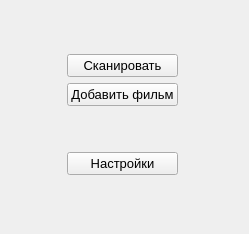
<?xml version="1.0" encoding="UTF-8"?>
<ui version="4.0">
 <class>MainWindow</class>
 <widget class="QMainWindow" name="MainWindow">
  <property name="geometry">
   <rect>
    <x>0</x>
    <y>0</y>
    <width>249</width>
    <height>234</height>
   </rect>
  </property>
  <property name="font">
   <font>
    <pointsize>10</pointsize>
   </font>
  </property>
  <property name="windowTitle">
   <string>Napi</string>
  </property>
  <property name="windowIcon">
   <iconset>
    <normaloff>icon.jpeg</normaloff>icon.jpeg</iconset>
  </property>
  <widget class="QWidget" name="centralWidget">
   <property name="sizePolicy">
    <sizepolicy hsizetype="Ignored" vsizetype="Ignored">
     <horstretch>0</horstretch>
     <verstretch>0</verstretch>
    </sizepolicy>
   </property>
   <property name="minimumSize">
    <size>
     <width>249</width>
     <height>234</height>
    </size>
   </property>
   <property name="maximumSize">
    <size>
     <width>249</width>
     <height>234</height>
    </size>
   </property>
   <widget class="QWidget" name="layoutWidget">
    <property name="geometry">
     <rect>
      <x>0</x>
      <y>0</y>
      <width>245</width>
      <height>228</height>
     </rect>
    </property>
    <layout class="QVBoxLayout" name="verticalLayout">
     <item>
      <spacer name="verticalSpacer_3">
       <property name="orientation">
        <enum>Qt::Vertical</enum>
       </property>
       <property name="sizeHint" stdset="0">
        <size>
         <width>20</width>
         <height>40</height>
        </size>
       </property>
      </spacer>
     </item>
     <item>
      <layout class="QHBoxLayout" name="horizontalLayout">
       <item>
        <spacer name="horizontalSpacer">
         <property name="orientation">
          <enum>Qt::Horizontal</enum>
         </property>
         <property name="sizeHint" stdset="0">
          <size>
           <width>40</width>
           <height>20</height>
          </size>
         </property>
        </spacer>
       </item>
       <item>
        <layout class="QGridLayout" name="gridLayout">
         <item row="0" column="0">
          <widget class="QPushButton" name="scan_button">
           <property name="text">
            <string>Сканировать</string>
           </property>
          </widget>
         </item>
         <item row="1" column="0">
          <widget class="QPushButton" name="add_to_library_button">
           <property name="text">
            <string>Добавить фильм</string>
           </property>
          </widget>
         </item>
         <item row="2" column="0">
          <spacer name="verticalSpacer">
           <property name="orientation">
            <enum>Qt::Vertical</enum>
           </property>
           <property name="sizeHint" stdset="0">
            <size>
             <width>20</width>
             <height>40</height>
            </size>
           </property>
          </spacer>
         </item>
         <item row="3" column="0">
          <widget class="QPushButton" name="edit_settings_button">
           <property name="text">
            <string>Настройки</string>
           </property>
          </widget>
         </item>
        </layout>
       </item>
       <item>
        <spacer name="horizontalSpacer_2">
         <property name="orientation">
          <enum>Qt::Horizontal</enum>
         </property>
         <property name="sizeHint" stdset="0">
          <size>
           <width>40</width>
           <height>20</height>
          </size>
         </property>
        </spacer>
       </item>
      </layout>
     </item>
     <item>
      <spacer name="verticalSpacer_2">
       <property name="orientation">
        <enum>Qt::Vertical</enum>
       </property>
       <property name="sizeHint" stdset="0">
        <size>
         <width>20</width>
         <height>40</height>
        </size>
       </property>
      </spacer>
     </item>
    </layout>
   </widget>
  </widget>
 </widget>
 <layoutdefault spacing="6" margin="11"/>
 <tabstops>
  <tabstop>scan_button</tabstop>
  <tabstop>add_to_library_button</tabstop>
  <tabstop>edit_settings_button</tabstop>
 </tabstops>
 <resources/>
 <connections/>
</ui>
